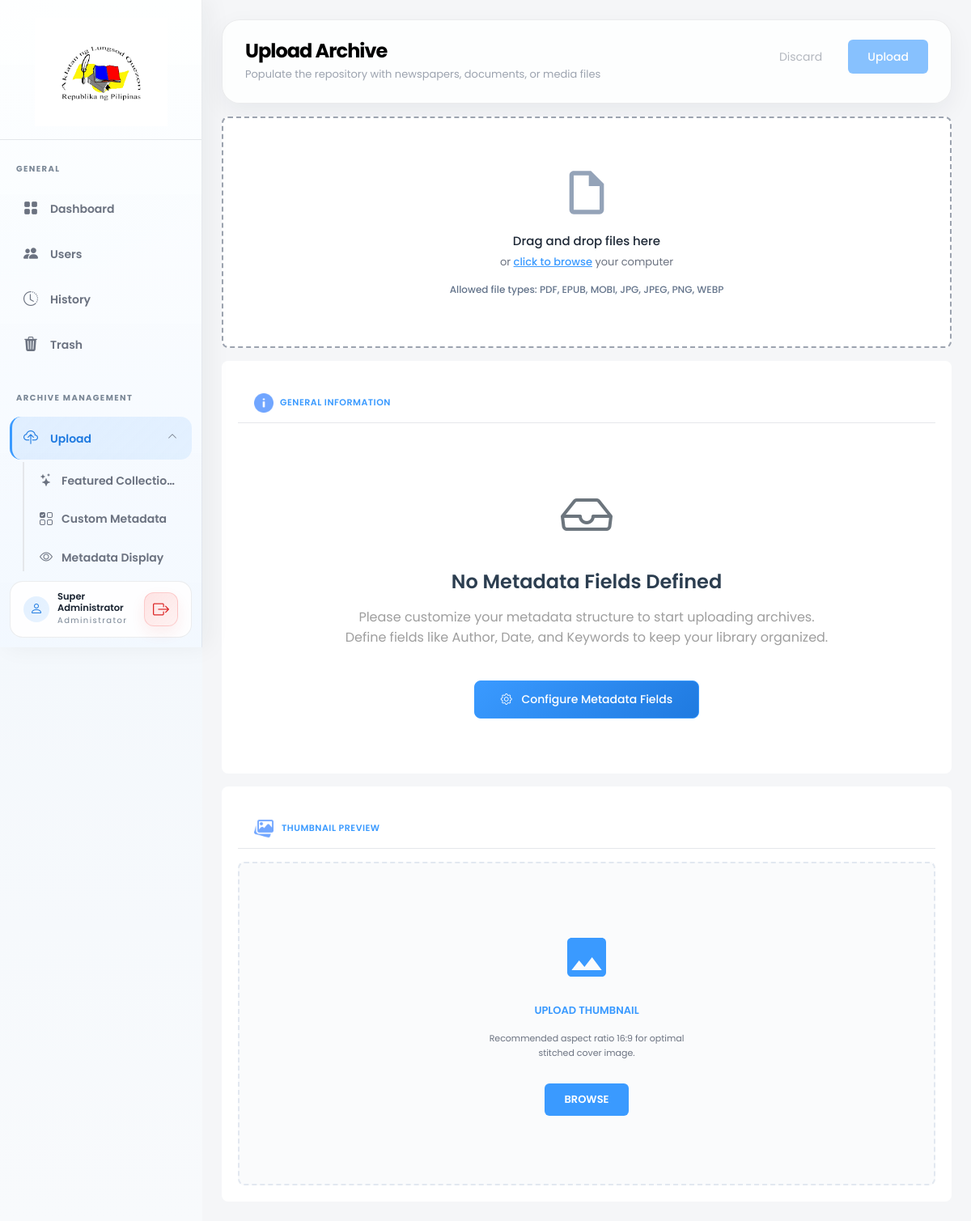
/admin_pages/upload.php (signed in), run on an earlier commit of the app's database.
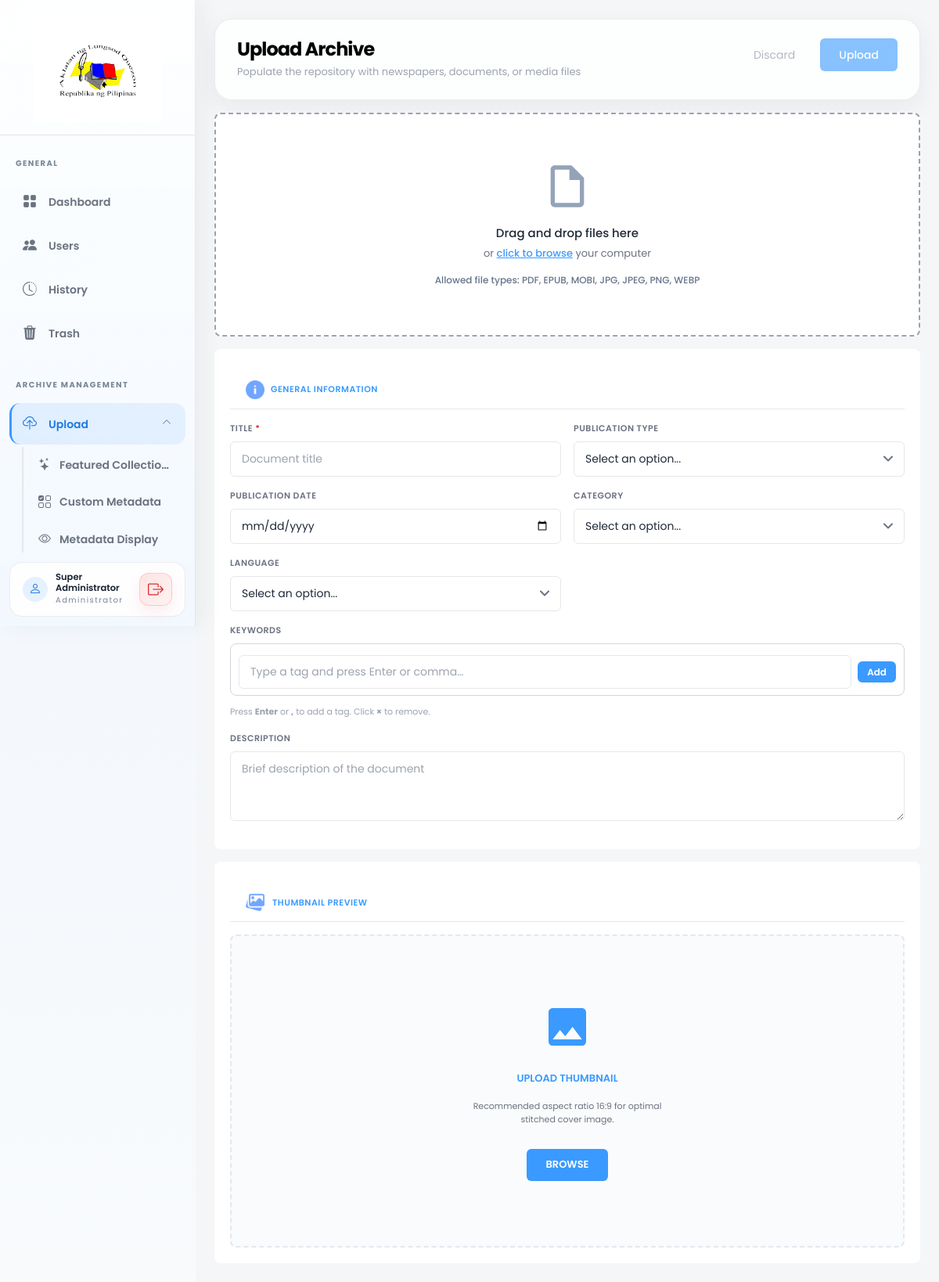
And on a later commit of the database.
### tables this page shows
CREATE TABLE IF NOT EXISTS users (
    id INT PRIMARY KEY AUTO_INCREMENT,
    username VARCHAR(50) UNIQUE NOT NULL,
    password VARCHAR(255) NOT NULL,
    full_name VARCHAR(100) NOT NULL,
    email VARCHAR(100) UNIQUE NOT NULL,
    profile_photo VARCHAR(255) DEFAULT NULL,
    role ENUM('super_admin', 'admin') DEFAULT 'admin',
    status ENUM('active', 'inactive') DEFAULT 'active',
    last_login DATETIME DEFAULT NULL,
    deleted_by INT DEFAULT NULL,
    deleted_at DATETIME DEFAULT NULL,
    created_at DATETIME DEFAULT CURRENT_TIMESTAMP,
    updated_at DATETIME DEFAULT CURRENT_TIMESTAMP ON UPDATE CURRENT_TIMESTAMP
);

CREATE TABLE IF NOT EXISTS form_fields (
    id INT PRIMARY KEY AUTO_INCREMENT,
    form_id INT NOT NULL COMMENT 'References form_templates.id',
    field_label VARCHAR(255) NOT NULL COMMENT 'Display label shown to users',
    field_type ENUM('text', 'textarea', 'number', 'date', 'select', 'checkbox', 'radio', 'tags') NOT NULL,
    field_options TEXT DEFAULT NULL COMMENT 'JSON array for select/checkbox/radio options',
    is_required TINYINT(1) DEFAULT 0 COMMENT '1 = required field, 0 = optional',
    display_order INT DEFAULT 0 COMMENT 'Sort order for display on forms',
    help_text TEXT DEFAULT NULL COMMENT 'Optional help text displayed near field',
    created_at DATETIME DEFAULT CURRENT_TIMESTAMP,
    updated_at DATETIME DEFAULT CURRENT_TIMESTAMP ON UPDATE CURRENT_TIMESTAMP,
    FOREIGN KEY (form_id) REFERENCES form_templates(id) ON DELETE CASCADE,
    INDEX idx_form_order (form_id, display_order)
);

### admin_pages/upload.php (called while the page is built, shortened)
<?php
require_once __DIR__ . '/../backend/core/auth.php';
require_once __DIR__ . '/../backend/core/functions.php';
$formFields = [];
try {
    $stmt = $pdo->query("SELECT * FROM form_templates WHERE is_active = 1");
    $activeForm = $stmt->fetch();
    if ($activeForm) {
        $stmt = $pdo->prepare("
            SELECT * FROM form_fields
            WHERE form_id = ?
            ORDER BY display_order ASC
        ");
        $stmt->execute([$activeForm['id']]);
        $formFields = $stmt->fetchAll();
    }
} catch (PDOException $e) {
    $activeForm = null;
    $formFields = [];
}
$editMode = isset($_GET['edit']) && intval($_GET['edit']) > 0;
$customMetadataValues = [];
include __DIR__ . '/../views/upload.php';

### backend/core/functions.php (called while the page is built, shortened)
<?php
function isLoggedIn()
{
    return isset($_SESSION['user_id']) && !empty($_SESSION['user_id']);
}
function getCurrentUser()
{
    global $pdo;
    $stmt = $pdo->prepare("SELECT * FROM users WHERE id = ?");
    $stmt->execute([$_SESSION['user_id']]);
    return $stmt->fetch();
}
function getSetting($key, $default = null)
{
    global $pdo;
    $stmt = $pdo->prepare("SELECT value FROM settings WHERE key_name = ?");
    $stmt->execute([$key]);
    $result = $stmt->fetch();
    return $result ? $result['value'] : $default;
}

### backend/core/auth.php (called while the page is built, shortened)
<?php
require_once __DIR__ . '/config.php';
require_once __DIR__ . '/functions.php';
$currentUser = getCurrentUser();

### backend/core/config.php (called while the page is built, shortened)
<?php
if (!function_exists('route_url')) {
    function route_url(string $name = 'home', array $query = []): string
    {
        static $routes = [
        'home' => '/',
        'browse' => '/browse',
        'collections' => '/collections',
        'reader' => '/read',
        'public-open' => '/open',
        'public-pdf-viewer' => '/pdf-viewer',
        'serve-file' => '/serve-file',
        'user-convert-mobi' => '/convert-mobi',
        'user-serve-cbz-image' => '/serve-cbz-image',
        'login' => '/login',
        'forgot-password' => '/forgot-password',
        'reset-password' => '/reset-password',
        'logout' => '/logout',
        'dashboard' => '/dashboard',
        'users' => '/users',
        'history' => '/history',
        'trash' => '/trash',
        'upload' => '/upload',
        'featured-collections' => '/featured-collections',
        'form-library' => '/form-library',
        'form-builder' => '/form-builder',
        'metadata-display' => '/metadata-display',
        'report' => '/report',
        'settings' => '/settings',
        'admin-reader' => '/admin/read',
        'admin-pdf-viewer' => '/admin/pdf-viewer',
        'admin-convert-mobi' => '/admin/convert-mobi',
        'admin-serve-cbz-image' => '/admin/serve-cbz-image',
        'admin-serve-file' => '/admin/serve-file',
        'worker' => '/admin/worker',
        'check-user-availability' => '/admin/check-user-availability',
        ];
        $path = $routes[$name] ?? '/' . ltrim($name, '/');
        $url = rtrim(APP_URL, '/') . $path;
        return $url;
    }
}
?>

### views/upload.php (the view, shortened to what the rows shown need)
<!DOCTYPE html>
<html lang="en">
<head>
    <link href="https://cdn.jsdelivr.net/npm/bootstrap@5.3.2/dist/css/bootstrap.min.css" rel="stylesheet">
    <link href="https://cdn.jsdelivr.net/npm/bootstrap-icons@1.11.1/font/bootstrap-icons.css" rel="stylesheet">
    <link href="<?= APP_URL ?>/assets/css/style.css" rel="stylesheet">
    <link href="<?= APP_URL ?>/assets/css/dark-mode.css" rel="stylesheet">
    <link href="<?= APP_URL ?>/assets/css/admin_pages/upload.css?v=<?= time() ?>" rel="stylesheet">
</head>
<body class="admin-shell <?= getSetting('dark_mode') === '1' ? 'dark-mode' : '' ?>">
    <?php include __DIR__ . '/layouts/sidebar.php'; ?>
    <main class="main-content">
        <div class="page-header">
            <div>
                <h1><?= $editMode ? 'Edit Archive' : 'Upload Archive' ?></h1>
            </div>
        </div>
        <div class="content-grid">
            <div class="form-section">
        <form id="uploadForm" action="<?= route_url('upload') ?>" method="POST" enctype="multipart/form-data">
                    <div class="info-card">
                        <?php if (empty($formFields) && empty($customFields)): ?>
                        <div class="empty-state-container text-center py-5">
                            <div class="empty-state-icon mb-3">
                                <i class="bi bi-inbox" style="font-size: 4rem; color: #6c757d;"></i>
                            </div>
                            <h3 class="empty-state-title">No Metadata Fields Defined</h3>
                            <p class="empty-state-description text-muted">
                                Please customize your metadata structure to start uploading archives.<br>
                                Define fields like Author, Date, and Keywords to keep your library organized.
                            </p>
                    <a href="<?= route_url('form-library') ?>" class="btn btn-primary mt-3">
                                <i class="bi bi-gear"></i> Configure Metadata Fields
                            </a>
                        </div>
                        <?php else: ?>
                        <?php if (!empty($formFields)): ?>
                        <?php
                        $fieldIndex = 0;
                        $totalFields = count($formFields);
                        while ($fieldIndex < $totalFields):
                            $field = $formFields[$fieldIndex];
                            $fieldName = 'field_' . $field['id'];
                            $fieldValue = $customMetadataValues[$field['id']] ?? '';
                            $required = $field['is_required'] ? 'required' : '';
                            $requiredAttr = $field['is_required'] ? 'data-required="true"' : '';
                            $isFullWidth = in_array($field['field_type'], ['textarea', 'checkbox', 'radio', 'tags']);
                            if ($isFullWidth):
                        ?>
                        <div class="form-group-full">
                            <label>
                                <?= strtoupper(htmlspecialchars($field['field_label'])) ?>
                            </label>
                            <?php if ($field['field_type'] === 'textarea'): ?>
                                <textarea class="custom-field"
                                          id="<?= $fieldName ?>"
                                          name="<?= $fieldName ?>"
                                          rows="3" placeholder="<?= htmlspecialchars($field['help_text'] ?? '') ?>"
                                          <?= $required ?>
                                          <?= $requiredAttr ?>><?= htmlspecialchars($fieldValue) ?></textarea>
                            <?php elseif ($field['field_type'] === 'tags'): ?>
                                <div class="tags-field-wrapper">
                                    <div class="tags-input-row">
                                        <input type="text"
                                               id="<?= $fieldName ?>_input"
                                               class="tags-text-input"
                                               placeholder="Type a tag and press Enter or comma…"
                                               onkeydown="handleTagKeydown(event,'<?= $fieldName ?>')"
                                               onclick="event.stopPropagation()"
                                               autocomplete="off">
                                        <button type="button" class="tags-add-btn" onclick="event.stopPropagation();addTagFromInput('<?= $fieldName ?>')">Add</button>
                                    </div>
                                </div>
                                <div class="tags-hint">Press <strong>Enter</strong> or <strong>,</strong> to add a tag. Click <strong>×</strong> to remove.</div>
                            <?php endif; ?>
                        </div>
                        <?php
                                $fieldIndex++;
                            else:
                                $nextField = null;
                                $nextFieldName = '';
                                $nextFieldValue = '';
                                $nextRequired = '';
                                $nextRequiredAttr = '';
                                if ($fieldIndex + 1 < $totalFields) {
                                    $nextField = $formFields[$fieldIndex + 1];
                                    if (!in_array($nextField['field_type'], ['textarea', 'checkbox', 'radio', 'tags'])) {
                                        $nextFieldName = 'field_' . $nextField['id'];
                                        $nextFieldValue = $customMetadataValues[$nextField['id']] ?? '';
                                        $nextRequired = $nextField['is_required'] ? 'required' : '';
                                        $nextRequiredAttr = $nextField['is_required'] ? 'data-required="true"' : '';
                                    } else {
                                        $nextField = null;
                                    }
                                }
                        ?>
                        <div class="form-row-2col">
                            <div class="form-group">
                                <label>
                                    <?= strtoupper(htmlspecialchars($field['field_label'])) ?>
                                    <?php if ($field['is_required']): ?>
                                        <span class="text-danger">*</span>
                                    <?php endif; ?>
                                </label>
                                <?php if ($field['field_type'] === 'text'): ?>
                                    <input type="text"
                                           class="custom-field"
                                           id="<?= $fieldName ?>"
                                           name="<?= $fieldName ?>"
                                           value="<?= htmlspecialchars($fieldValue) ?>"
                                           placeholder="<?= htmlspecialchars($field['help_text'] ?? '') ?>"
                                           <?= $required ?>
                                           <?= $requiredAttr ?>>
                                <?php elseif ($field['field_type'] === 'date'): ?>
                                    <input type="date"
                                           class="custom-field"
                                           id="<?= $fieldName ?>"
                                           name="<?= $fieldName ?>"
                                           value="<?= htmlspecialchars($fieldValue) ?>"
                                           <?= $required ?>
                                           <?= $requiredAttr ?>>
                                <?php elseif ($field['field_type'] === 'select'):
                                ?>
                                    <select class="custom-field"
                                            id="<?= $fieldName ?>"
                                            name="<?= $fieldName ?>"
                                            <?= $required ?>
                                            <?= $requiredAttr ?>>
                                        <option value="">Select an option...</option>
                                    </select>
                                <?php endif; ?>
                            </div>
                            <?php if ($nextField): ?>
                            <div class="form-group">
                                <label>
                                    <?= strtoupper(htmlspecialchars($nextField['field_label'])) ?>
                                </label>
                                <?php if ($nextField['field_type'] === 'text'): ?>
                                    <input type="text"
                                           class="custom-field"
                                           id="<?= $nextFieldName ?>"
                                           name="<?= $nextFieldName ?>"
                                           value="<?= htmlspecialchars($nextFieldValue) ?>"
                                           placeholder="<?= htmlspecialchars($nextField['help_text'] ?? '') ?>"
                                           <?= $nextRequired ?>
                                           <?= $nextRequiredAttr ?>>
                                <?php elseif ($nextField['field_type'] === 'select'):
                                ?>
                                    <select class="custom-field"
                                            id="<?= $nextFieldName ?>"
                                            name="<?= $nextFieldName ?>"
                                            <?= $nextRequired ?>
                                            <?= $nextRequiredAttr ?>>
                                        <option value="">Select an option...</option>
                                    </select>
                                <?php endif; ?>
                            </div>
                            <?php
                                $fieldIndex += 2;
                            else:
                                $fieldIndex++;
                            ?>
                            <div class="form-group"></div>
                            <?php endif; ?>
                        </div>
                        <?php
                            endif;
                        endwhile;
                        ?>
                        <?php endif; ?>
                        <?php endif; ?>
                    </div>
                </form>
            </div>
        </div>
    </main>
</body>
</html>

### views/layouts/sidebar.php (shortened to what the rows shown need)
<aside class="sidebar" id="sidebar">
    <div class="sidebar-footer">
        <div class="sidebar-user-info">
            <span class="sidebar-user-name"><?= htmlspecialchars($currentUser['full_name'] ?? 'User') ?></span>
            <span class="sidebar-user-role">Administrator</span>
        </div>
    </div>
</aside>

What changed in the data, as far as the page shows it:
added form_fields: field_label "TITLE"
added form_fields: field_label "PUBLICATION TYPE"
added form_fields: field_label "PUBLICATION DATE"
added form_fields: field_label "CATEGORY"
added form_fields: field_label "LANGUAGE"
added form_fields: field_label "KEYWORDS"
added form_fields: field_label "DESCRIPTION", id+help_text+is_required "Brief description of the document"
Also different on the page:
text no longer shown: "No Metadata Fields Defined Please customize your metadata structure to start uploading archives. Define fields like Author, Date, and Keywords to keep your library organized. Configure Metadata Fields"
